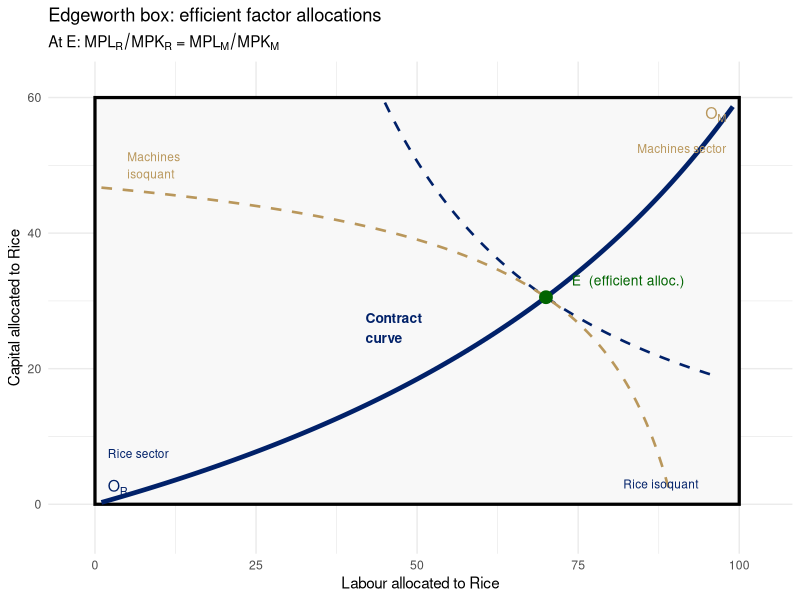
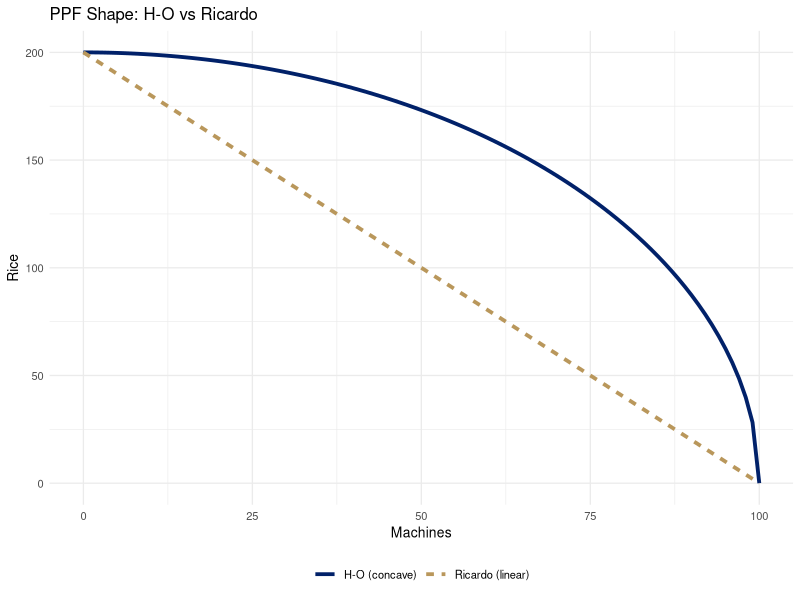
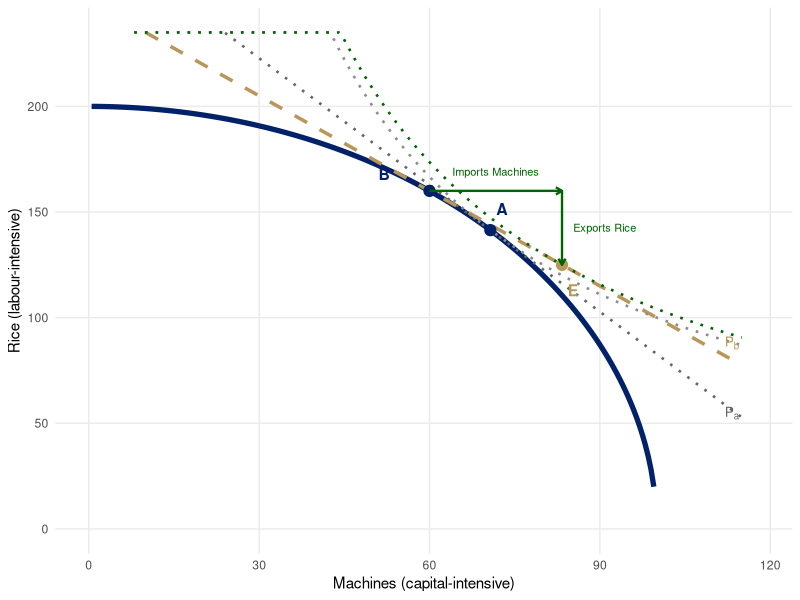
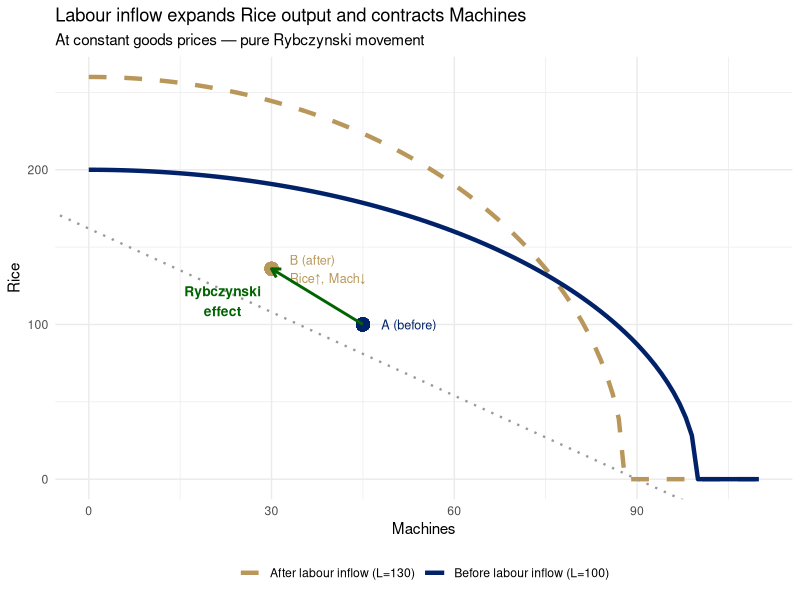
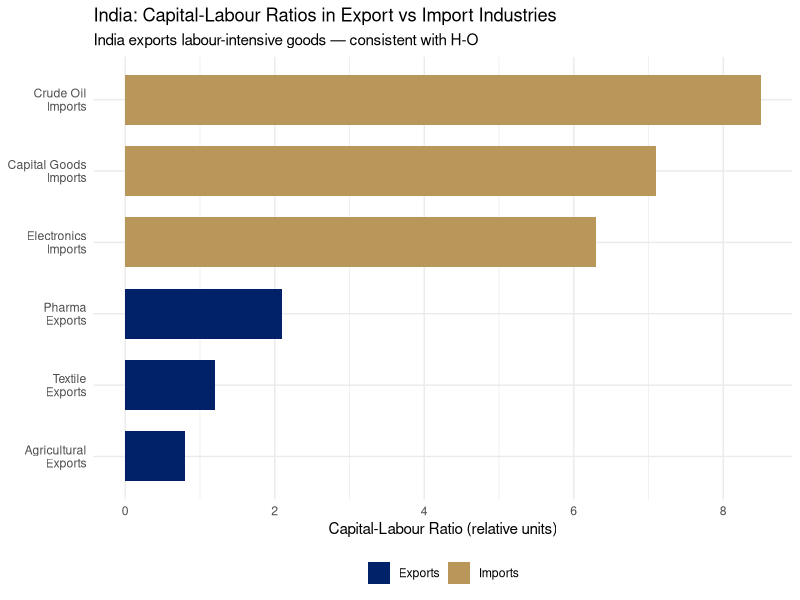
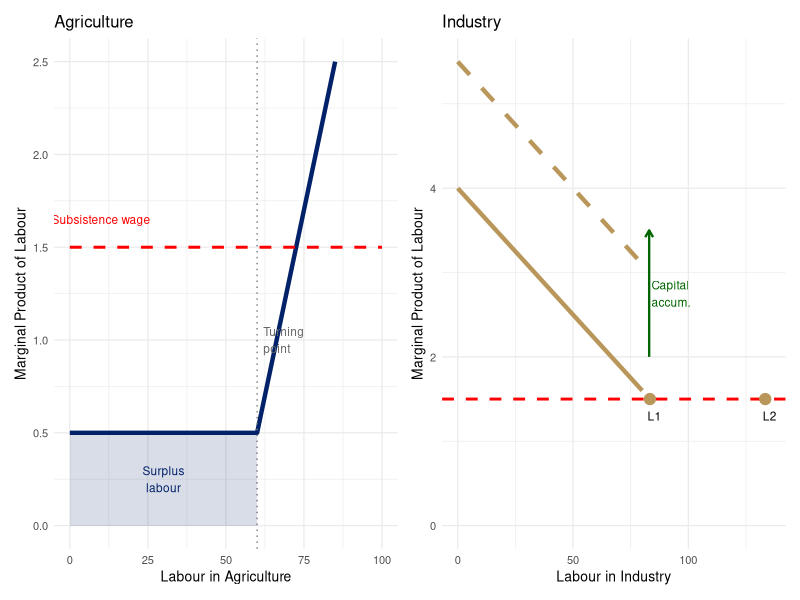

Write the R code that produced these figures, in order.
## ---- chunk 1
#| label: setup
#| include: false
library(ggplot2)
library(patchwork)
library(dplyr)
library(scales)
options(scipen=999)
theme_set(theme_minimal(base_size=11))
knitr::opts_chunk$set(echo = knitr::is_html_output())
## ---- chunk 2
#| label: fig-edgeworth
#| fig-cap: "Edgeworth Box: Efficient Factor Allocation Between Rice and Machines\nSource: Author's illustration."
#| fig-width: 7
#| fig-height: 5
library(ggplot2)

# Box: total Labour = 100, total Capital = 60
# Rice:     Q_R = L_R^0.6 * K_R^0.4  (labour-intensive)
# Machines: Q_M = L_M^0.4 * K_M^0.6  (capital-intensive)
# Contract curve from MRTS_R = MRTS_M:
#   (0.6/0.4)*(K_R/L_R) = (0.4/0.6)*(K_M/L_M)
#   =>  K_R = 240*L_R / (900 - 5*L_R)
L_cc <- seq(1, 99, by = 0.5)
K_cc <- 240 * L_cc / (900 - 5 * L_cc)

# Point E at L_R = 70: visually centred (70% of L-axis, ~51% of K-axis)
L_E <- 70
K_E <- 240 * L_E / (900 - 5 * L_E)   # = 16800/550 ≈ 30.5

# Rice isoquant through E
Q_R_E <- L_E^0.6 * K_E^0.4
iL_R  <- seq(45, 97, by = 0.5)
iK_R  <- (Q_R_E / iL_R^0.6)^(1 / 0.4)
df_R  <- subset(data.frame(L = iL_R, K = iK_R), K >= 0 & K <= 60)

# Machines isoquant through E (drawn in original coords)
# E in machine coords: L_M = 30, K_M ≈ 29.5
Q_M_E <- (100 - L_E)^0.4 * (60 - K_E)^0.6
iLM   <- seq(11, 99, by = 0.5)
iKM   <- (Q_M_E / iLM^0.4)^(1 / 0.6)
df_M  <- subset(data.frame(L = 100 - iLM, K = 60 - iKM),
                K >= 0 & K <= 60 & L >= 0 & L <= 100)

ggplot() +
  annotate("rect", xmin = 0, xmax = 100, ymin = 0, ymax = 60,
           fill = "#f8f8f8", color = "black", linewidth = 1.1) +
  # Isoquants
  geom_line(data = df_R, aes(x = L, y = K),
            color = "#012169", linewidth = 0.9, linetype = "dashed") +
  geom_line(data = df_M, aes(x = L, y = K),
            color = "#B9975B", linewidth = 0.9, linetype = "dashed") +
  # Contract curve
  geom_line(data = data.frame(L = L_cc, K = K_cc), aes(x = L, y = K),
            color = "#012169", linewidth = 1.6) +
  # Efficient allocation E
  geom_point(aes(x = L_E, y = K_E), size = 4, color = "darkgreen") +
  annotate("text", x = 74, y = 33, hjust = 0, size = 3.5,
           label = "E  (efficient alloc.)", color = "darkgreen") +
  # Rice origin
  annotate("text", x = 2, y = 2.5, hjust = 0, size = 4, fontface = "bold",
           label = "O[R]", parse = TRUE, color = "#012169") +
  annotate("text", x = 2, y = 7.5, hjust = 0, size = 3,
           label = "Rice sector", color = "#012169") +
  # Machines origin
  annotate("text", x = 98, y = 57.5, hjust = 1, size = 4, fontface = "bold",
           label = "O[M]", parse = TRUE, color = "#B9975B") +
  annotate("text", x = 98, y = 52.5, hjust = 1, size = 3,
           label = "Machines sector", color = "#B9975B") +
  # Isoquant labels
  annotate("text", x = 82, y = 3, hjust = 0, size = 3,
           label = "Rice isoquant", color = "#012169") +
  annotate("text", x = 5, y = 50, hjust = 0, size = 3,
           label = "Machines\nisoquant", color = "#B9975B") +
  # Contract curve label
  annotate("text", x = 42, y = 26, hjust = 0, size = 3.5, fontface = "bold",
           label = "Contract\ncurve", color = "#012169") +
  labs(
    title    = "Edgeworth box: efficient factor allocations",
    subtitle = expression(paste("At E: ", MPL[R]/MPK[R], " = ", MPL[M]/MPK[M])),
    x        = "Labour allocated to Rice",
    y        = "Capital allocated to Rice"
  ) +
  coord_cartesian(xlim = c(-2, 103), ylim = c(-4, 62)) +
  theme_minimal(base_size = 11)
## ---- chunk 3
#| fig-width: 5
#| fig-height: 4
library(ggplot2)

M_seq <- seq(0, 100, by=1)
R_HO  <- 200 * sqrt(1 - (M_seq/100)^2)  # concave (H-O)
R_Ric <- 200 - 2*M_seq                    # linear (Ricardo)
R_Ric <- pmax(0, R_Ric)

df_ppf2 <- data.frame(
  M = c(M_seq, M_seq),
  R = c(R_HO, R_Ric),
  model = rep(c("H-O (concave)", "Ricardo (linear)"), each=101)
)

ggplot(df_ppf2, aes(x=M, y=R, color=model, linetype=model)) +
  geom_line(linewidth=1.3) +
  scale_color_manual(values=c("H-O (concave)"="#012169",
                               "Ricardo (linear)"="#B9975B")) +
  labs(title="PPF Shape: H-O vs Ricardo",
       x="Machines", y="Rice", color=NULL, linetype=NULL) +
  theme_minimal(base_size=10) +
  theme(legend.position="bottom")
## ---- chunk 4
#| label: fig-ho-welfare
#| fig-cap: "Basis for and Gains from Trade under the H-O Model (after Salvatore Fig. 5.4)"
#| fig-width: 6.5
#| fig-height: 5
library(ggplot2)

# PPF: R = 200*sqrt(1-(M/100)^2) — concave H-O frontier
M_ppf <- seq(0.5, 99.5, by=0.5)
R_ppf <- 200 * sqrt(1 - (M_ppf/100)^2)

# Key points (derived from PPF slope conditions)
A_M <- 100/sqrt(2); A_R <- 200/sqrt(2)   # autarky: PPF slope = -2
B_M <- 60;          B_R <- 160            # production: PPF slope = -1.5
E_M <- 250/3;       E_R <- 125            # consumption: MRS = 1.5 on Pb line

# Price lines
M_pa <- seq(20, 115, by=0.5)
R_pa <- 282.8 - 2*M_pa                    # Pa: autarky price, slope -2 through A

M_pb <- seq(0, 115, by=0.5)
R_pb <- pmax(0, 250 - 1.5*M_pb)           # Pb: world price, slope -1.5 through B & E

# Indifference curves: U = sqrt(R*M) → R = U^2/M
M_ic <- seq(5, 115, by=0.5)
R_ic1 <- pmin(10000 / M_ic, 235)          # IC1 through A  (U^2=10000)
R_ic2 <- pmin(10417 / M_ic, 235)          # IC2 through E  (U^2=10417)

df_ppf <- data.frame(M=M_ppf, R=R_ppf)
df_pa  <- data.frame(M=M_pa,  R=R_pa)
df_pb  <- data.frame(M=M_pb,  R=R_pb)
df_ic1 <- data.frame(M=M_ic,  R=R_ic1)
df_ic2 <- data.frame(M=M_ic,  R=R_ic2)

ggplot() +
  # PPF
  geom_line(data=df_ppf, aes(x=M, y=R), color="#012169", linewidth=1.8) +
  # Pa: domestic autarky price line (dotted)
  geom_line(data=subset(df_pa, R>=0 & R<=235),
            aes(x=M, y=R), color="grey40", linewidth=0.9, linetype="dotted") +
  # Pb: world price / trade possibilities line (dashed)
  geom_line(data=subset(df_pb, R<=235),
            aes(x=M, y=R), color="#B9975B", linewidth=1.2, linetype="dashed") +
  # IC1 (autarky) and IC2 (free trade)
  geom_line(data=subset(df_ic1, M>=8  & R<=235), aes(x=M, y=R),
            color="grey55", linewidth=0.9, linetype="dotted") +
  geom_line(data=subset(df_ic2, M>=8  & R<=235), aes(x=M, y=R),
            color="darkgreen", linewidth=0.9, linetype="dotted") +
  # Points A, B, E
  geom_point(aes(x=A_M, y=A_R), color="#012169",  size=3.5) +
  geom_point(aes(x=B_M, y=B_R), color="#012169",  size=3.5) +
  geom_point(aes(x=E_M, y=E_R), color="#B9975B",  size=3.5) +
  # Trade triangle
  annotate("segment", x=B_M, xend=E_M, y=B_R, yend=B_R,
           color="darkgreen", linewidth=0.8, linetype="solid",
           arrow=arrow(length=unit(0.18,"cm"), ends="last")) +
  annotate("segment", x=E_M, xend=E_M, y=B_R, yend=E_R,
           color="darkgreen", linewidth=0.8, linetype="solid",
           arrow=arrow(length=unit(0.18,"cm"), ends="last")) +
  # Point labels
  annotate("text", x=A_M+2, y=A_R+10, label="A", fontface="bold", size=4, color="#012169") +
  annotate("text", x=B_M-8, y=B_R+8,  label="B", fontface="bold", size=4, color="#012169") +
  annotate("text", x=E_M+2, y=E_R-12, label="E", fontface="bold", size=4, color="#B9975B") +
  # Price line labels
  annotate("text", x=112, y=282.8-2*112-4, label="P[a]", parse=TRUE,
           size=3.5, color="grey40", hjust=0) +
  annotate("text", x=112, y=250-1.5*112+6, label="P[b]", parse=TRUE,
           size=3.5, color="#B9975B", hjust=0) +
  # IC labels
  annotate("text", x=9, y=10417/9-10, label="IC[2]", parse=TRUE,
           size=3, color="darkgreen", hjust=0) +
  annotate("text", x=9, y=10000/9+6,  label="IC[1]", parse=TRUE,
           size=3, color="grey55",    hjust=0) +
  # Trade annotations
  annotate("text", x=(B_M+E_M)/2, y=B_R+9,
           label="Imports Machines", size=2.8, hjust=0.5, color="darkgreen") +
  annotate("text", x=E_M+2, y=(B_R+E_R)/2,
           label="Exports Rice", size=2.8, hjust=0, color="darkgreen") +
  scale_x_continuous(limits=c(0, 118)) +
  scale_y_continuous(limits=c(0, 235)) +
  labs(x="Machines (capital-intensive)", y="Rice (labour-intensive)") +
  theme_minimal(base_size=11) +
  theme(panel.grid.minor=element_blank())
## ---- chunk 5
#| label: fig-rybczynski
#| fig-cap: "Rybczynski Effect: Labour Inflow Shifts PPF\nSource: Author's illustration."
#| fig-width: 7
#| fig-height: 5
library(ggplot2)

M_seq       <- seq(0, 110, by=1)
rice_before <- pmax(0, 200 * sqrt(pmax(0, 1 - (M_seq/100)^2)))
rice_after  <- pmax(0, 260 * sqrt(pmax(0, 1 - (M_seq/88)^2)))

df_ryb <- data.frame(
  M    = c(M_seq, M_seq),
  Rice = c(rice_before, rice_after),
  period = rep(c("Before labour inflow (L=100)",
                 "After labour inflow (L=130)"), each=length(M_seq))
)

ggplot(df_ryb, aes(x=M, y=Rice, color=period, linetype=period)) +
  geom_line(linewidth=1.5) +
  # Price line (slope = constant P_R/P_M)
  geom_abline(slope=-1.8, intercept=162, color="grey60",
              linetype="dotted", linewidth=0.8) +
  # Point A (before)
  geom_point(aes(x=45, y=100), inherit.aes=FALSE,
             color="#012169", size=4) +
  annotate("text", x=48, y=100, label="A (before)",
           hjust=0, size=3.2, color="#012169") +
  # Point B (after) — same price line, more Rice, less M
  geom_point(aes(x=30, y=136), inherit.aes=FALSE,
             color="#B9975B", size=4) +
  annotate("text", x=33, y=136, label="B (after)\nRice↑, Mach↓",
           hjust=0, size=3.2, color="#B9975B") +
  annotate("segment", x=45, y=100, xend=30, yend=136,
           arrow=arrow(length=unit(0.25,"cm")),
           color="darkgreen", linewidth=1) +
  annotate("text", x=22, y=115,
           label="Rybczynski\neffect", color="darkgreen",
           size=3.5, hjust=0.5, fontface="bold") +
  scale_color_manual(values=c(
    "Before labour inflow (L=100)"="#012169",
    "After labour inflow (L=130)" ="#B9975B")) +
  scale_linetype_manual(values=c(
    "Before labour inflow (L=100)"="solid",
    "After labour inflow (L=130)" ="dashed")) +
  labs(title="Labour inflow expands Rice output and contracts Machines",
       subtitle="At constant goods prices — pure Rybczynski movement",
       x="Machines", y="Rice", color=NULL, linetype=NULL) +
  theme_minimal(base_size=11) +
  theme(legend.position="bottom")
## ---- chunk 6
#| label: fig-leontief
#| fig-cap: "Factor Intensity of India's Exports vs Imports (illustrative)\nSource: Author's illustration based on DGCI&S / World Bank data."
#| fig-width: 8
#| fig-height: 4.5
library(ggplot2)

df_leo <- data.frame(
  category = c("Agricultural\nExports", "Textile\nExports",
                "Pharma\nExports", "Capital Goods\nImports",
                "Electronics\nImports", "Crude Oil\nImports"),
  KL_ratio = c(0.8, 1.2, 2.1, 7.1, 6.3, 8.5),
  type = c("Exports","Exports","Exports","Imports","Imports","Imports")
)
df_leo$category <- factor(df_leo$category,
                           levels=df_leo$category[order(df_leo$KL_ratio)])

ggplot(df_leo, aes(x=category, y=KL_ratio, fill=type)) +
  geom_col(width=0.7) +
  scale_fill_manual(values=c("Exports"="#012169", "Imports"="#B9975B")) +
  coord_flip() +
  labs(title="India: Capital-Labour Ratios in Export vs Import Industries",
       subtitle="India exports labour-intensive goods — consistent with H-O",
       x=NULL, y="Capital-Labour Ratio (relative units)", fill=NULL) +
  theme_minimal(base_size=11) +
  theme(legend.position="bottom")
## ---- chunk 7
#| label: fig-lewis
#| fig-cap: "Lewis Model: Surplus Labour Transfer and Structural Transformation\nSource: Author's illustration after Lewis (1954)."
#| fig-width: 9
#| fig-height: 5
library(ggplot2)
library(patchwork)

# Agriculture: flat MPL (surplus labour) then rising
L_agri <- seq(0, 100, by=1)
MPL_agri <- ifelse(L_agri <= 60, 0.5, 0.5 + 0.08*(L_agri - 60))
subsistence <- rep(1.5, 101)

p_agri <- ggplot(data.frame(L=L_agri, MPL=MPL_agri, sub=subsistence)) +
  geom_line(aes(x=L, y=MPL), color="#012169", linewidth=1.5) +
  geom_line(aes(x=L, y=sub), color="red", linewidth=1, linetype="dashed") +
  geom_vline(xintercept=60, linetype="dotted", color="grey50") +
  annotate("text", x=62, y=1.0,
           label="Turning\npoint", size=3, color="grey40", hjust=0) +
  annotate("text", x=10, y=1.65,
           label="Subsistence wage", color="red", size=3) +
  annotate("rect", xmin=0, xmax=60, ymin=0, ymax=0.5,
           alpha=0.15, fill="#012169") +
  annotate("text", x=30, y=0.25,
           label="Surplus\nlabour", size=3, color="#012169", hjust=0.5) +
  labs(title="Agriculture",
       x="Labour in Agriculture", y="Marginal Product of Labour") +
  theme_minimal(base_size=10) +
  ylim(0, 2.5)

# Industry: upward-sloping demand for labour
L_ind <- seq(0, 80, by=1)
MPL_ind0 <- 4.0 - 0.03*L_ind   # initial
MPL_ind1 <- 5.5 - 0.03*L_ind   # after capital accumulation

p_ind <- ggplot() +
  geom_line(data=data.frame(L=L_ind, MPL=MPL_ind0),
            aes(x=L, y=MPL), color="#B9975B", linewidth=1.5) +
  geom_line(data=data.frame(L=L_ind, MPL=MPL_ind1),
            aes(x=L, y=MPL), color="#B9975B", linewidth=1.5, linetype="dashed") +
  geom_hline(yintercept=1.5, color="red", linetype="dashed", linewidth=1) +
  annotate("segment", x=83, y=2.0, xend=83, yend=3.5,
           arrow=arrow(length=unit(0.2,"cm")),
           color="darkgreen", linewidth=0.8) +
  annotate("text", x=84, y=2.75, label="Capital\naccum.", size=3,
           color="darkgreen", hjust=0) +
  geom_point(aes(x=(4.0-1.5)/0.03, y=1.5), size=3.5, color="#B9975B") +
  geom_point(aes(x=(5.5-1.5)/0.03, y=1.5), size=3.5, color="#B9975B") +
  annotate("text", x=(4.0-1.5)/0.03 + 2, y=1.3,
           label="L1", size=3) +
  annotate("text", x=(5.5-1.5)/0.03 + 2, y=1.3,
           label="L2", size=3) +
  labs(title="Industry",
       x="Labour in Industry", y="Marginal Product of Labour") +
  theme_minimal(base_size=10) +
  ylim(0, 5.5)

p_agri + p_ind
